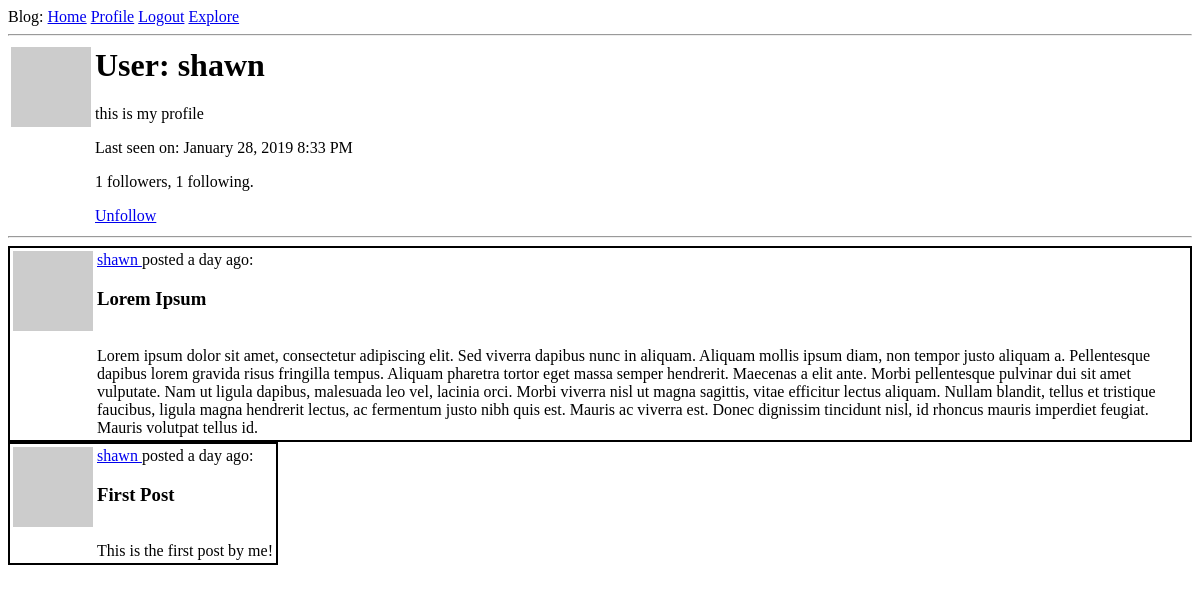
Page /user/shawn (signed in) on the earlier database version.
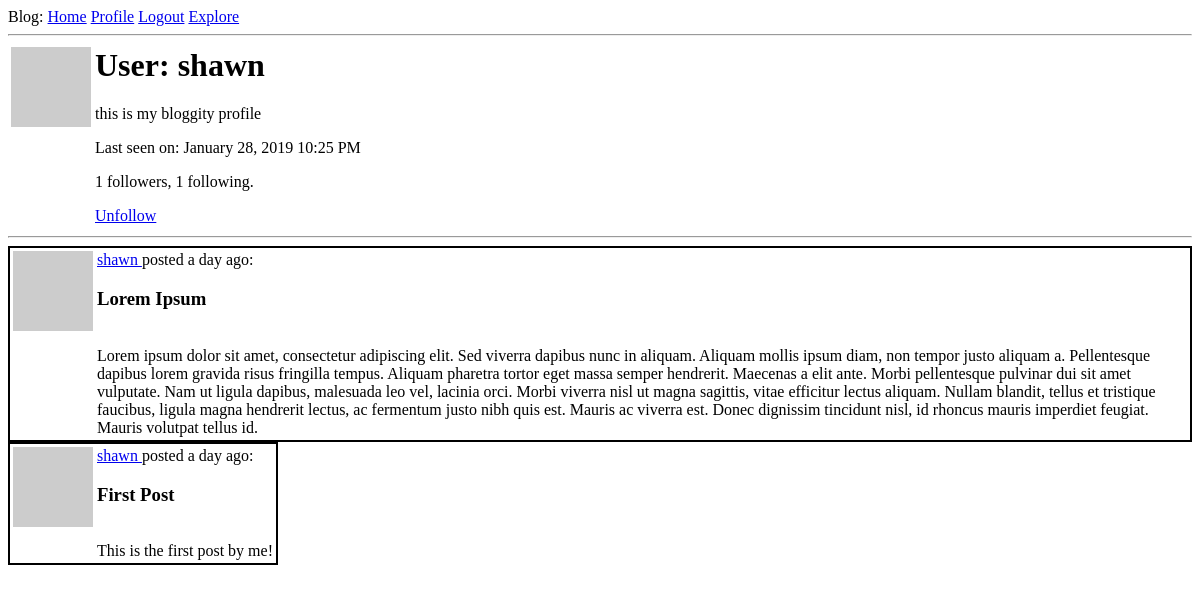
Same page on the later database version.
### app/models.py (models this page shows, shortened)
class User(UserMixin, db.Model):
    id = db.Column(db.Integer, primary_key=True)
    username = db.Column(db.String(64), index=True, unique=True)
    email = db.Column(db.String(120), index=True, unique=True)
    password_hash = db.Column(db.String(128))
    posts = db.relationship('Post', backref='author', lazy='dynamic')
    about_me = db.Column(db.String(140))
    last_seen = db.Column(db.DateTime, default=datetime.utcnow)
    followed = db.relationship(
        'User', secondary=followers,
        primaryjoin=(followers.c.follower_id == id),
        secondaryjoin=(followers.c.followed_id == id),
        backref=db.backref('followers', lazy='dynamic'), lazy='dynamic'
    )
    def avatar(self, size):
        digest = md5(self.email.lower().encode('utf-8')).hexdigest()
        return 'https://www.gravatar.com/avatar/{}?d=identicon&s={}'.format(
            digest, size)
    def is_following(self, user):
        return self.followed.filter(
            followers.c.followed_id == user.id).count() > 0

### app/main/routes.py (the view)
@bp.route('/user/<username>')
@login_required
def user(username):
    user = User.query.filter_by(username=username).first_or_404()
    page = request.args.get('page', 1, type=int)
    posts = user.posts.order_by(Post.timestamp.desc()).paginate(page, current_app.config['POSTS_PER_PAGE'], False)
    next_url = url_for('main.user', username=user.username, page=posts.next_num) if posts.has_next else None
    prev_url = url_for('main.user', username=user.username, page=posts.prev_num) if posts.has_prev else None
    return render_template('user.html', user=user, posts=posts.items, next_url=next_url, prev_url=prev_url)

### app/main/routes.py (called while the page is built)
@bp.before_request
def before_request():
    if current_user.is_authenticated:
        current_user.last_seen = datetime.utcnow()
        db.session.commit()

### app/models.py (called while the page is built)
@login.user_loader
def load_user(id):
    return User.query.get(int(id))

### app/templates/user.html (shortened to what this page needs)
{% extends "base.html" %}
{% block content %}
  <table>
    <tr valign="top">
      <td><img src="{{ user.avatar(128) }}"></td>
      <td>
        <h1>User: {{ user.username }}</h1>
        {% if user.about_me %}
        <p>{{ user.about_me }}</p>
        {% endif %}
        {% if user.last_seen %}
        <p>Last seen on: {{ moment(user.last_seen).format('LLL') }}</p>
        {% endif %}
        <p>{{ user.followers.count() }} followers, {{ user.followed.count() }} following.</p>
        {% if user == current_user %}
        <p><a href="{{ url_for('main.edit_profile') }}">Edit your profile</a></p>
        {% elif not current_user.is_following(user) %}
        <p><a href="{{ url_for('main.follow', username=user.username) }}">Follow</a></p>
        {% else %}
        <p><a href="{{ url_for('main.unfollow', username=user.username) }}">Unfollow</a></p>
        {% endif %}
      </td>
    </tr>
  </table>
  <hr>
  {% for post in posts %}
    {% include '_post.html' %}
  {% endfor %}
{% endblock %}

Differences in the rows shown:
changed User "shawn": about_me "this is my profile" → "this is my bloggity profile"; last_seen "January 28, 2019 8:33 PM" → "January 28, 2019 10:25 PM"
